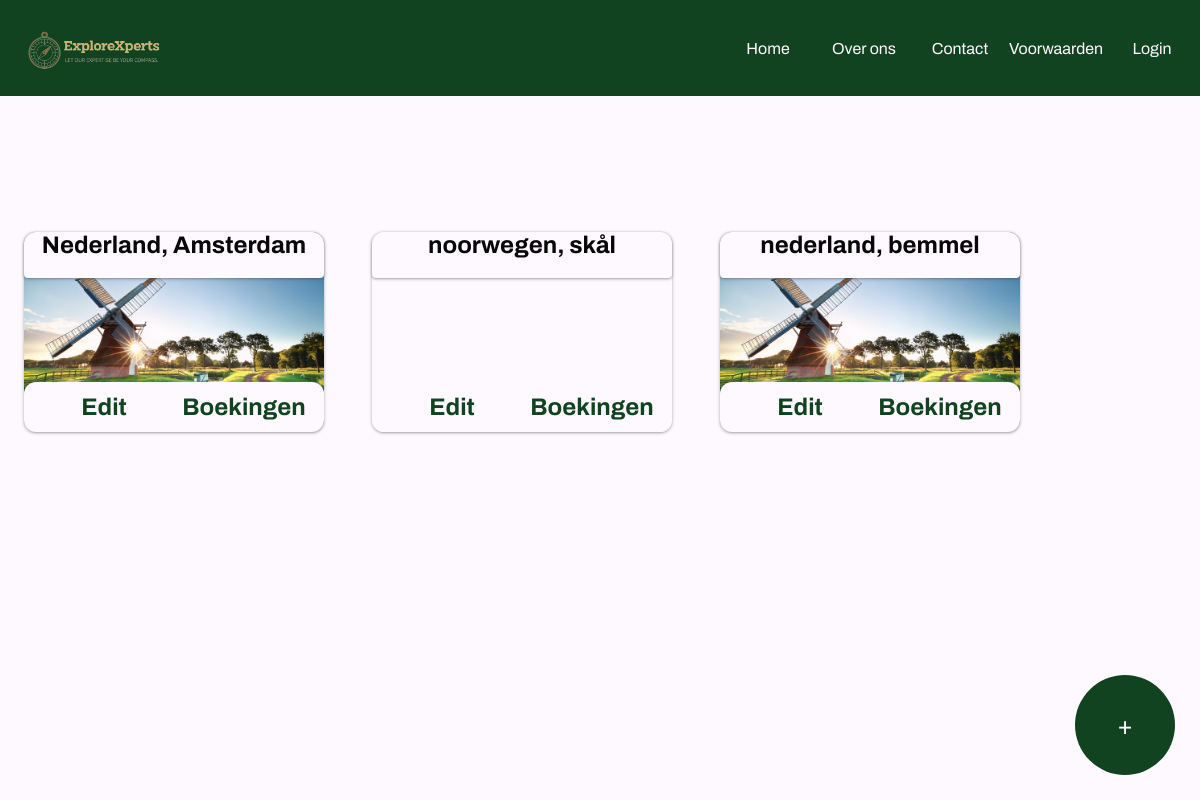
Page /admin-panel.php on the committed database.
### tables this page shows
CREATE TABLE `reizen` (
  `id` int(11) NOT NULL,
  `land` text DEFAULT NULL,
  `preis` double DEFAULT NULL,
  `vertrekDatum` date DEFAULT NULL,
  `terugkomstDatum` date DEFAULT NULL,
  `isAdvert` int(11) DEFAULT NULL,
  `plaats` text DEFAULT NULL,
  `beschrijving` text DEFAULT NULL,
  `wc` int(11) DEFAULT NULL,
  `slaapkamers` int(11) DEFAULT NULL,
  `oppervlakte_woning` int(11) DEFAULT NULL,
  `handicap_vriendelijk` int(11) DEFAULT NULL,
  `recensies` text NOT NULL
);

### admin-panel.php (the view, shortened to what this page needs)
<!DOCTYPE html>
<html lang="en">
<head>
    <link rel="stylesheet" href="css/main.css">
    <link rel="stylesheet" href="css/Sami.css">
    <link rel="stylesheet" href="css/Senna.css">
</head>
<body>
    <div class="admin-container">
        <?php
        require_once('php/config.php');
        require_once('php/nav.php');
    ?>
    <a href="admin-add.php" class="addbutton">+</a>
    <div class="admin-container">
        <?php
        $resultSet = $conn->query("SELECT * FROM reizen");
        while ($result = $resultSet->fetch()) {
            echo
            '
            <div class="admin-reis-item adbanner" style="background-image: url(assets/images/'.strtolower($result['land']).'bg.jpg)">
                <div class="admin-head-text">
                    <h2 id="admin-land-plaats-text">' . $result['land'] . ', ' . $result['plaats'] . '</h2>
                </div>
                <div class="admin-button-wrapper">
                    <a id="admin-edit-button" href="admin-edit.php?id='.$result['id'].'">Edit</a>
                    <a id="admin-boekingen-button" href="admin-boekingen.php?id='.$result['id'].'">Boekingen</a>
                </div>
            </div>
           ';
        }
        ?>
    </div>
</body>
</html>

### php/nav.php (shortened to what this page needs)
<nav>
    <h1>
    </h1>
    <div class="link-row">
        <a href="index.php">Home</a>
        <a href="over-ons.php">Over ons</a>
        <a href="contact.php">Contact</a>
        <a href="voorwaarden.php">Voorwaarden</a>
        <?php
            if (isset($_POST['logout'])) {
                session_destroy();
                header('index.php');
                echo "<a href='login.php'>Login</a>";
            } else {
                echo "<a href='login.php'>Login</a>";
            }
        ?>
    </div>
</nav>

### css/main.css (style rules this page uses)
* { margin: 0; padding: 0; font-family: "Archivo", sans-serif; }
:root { --Black: #080708; --Sand: #005004; --White: #fef9ff; --White-op: #fef9ffb1; --Blue: #114320; --Yellow: #106726; --LightBlue: #04240f; --Red: #ff101f; --Gray: #868686; --shadow: rgba(60, 64, 67, 0.3) 0px 1px 2px 0px, rgba(60, 64, 67, 0.15) 0px 1px 3px 1px; --shadow-yellow: #0b5810 0px 2px 4px 0px, #0b5810 0px 2px 6px 2px; }
body { background-color: var(--White); }
h1 { color: var(--White); font-size: 40px; }
h2 { width: 100%; text-align: center; color: var(--Gray); margin-bottom: 20px; }
a { text-decoration: none; color: var(--White); font-size: 25px; }
nav { width: 100vw; height: 12vh; display: flex; justify-content: space-between; align-items: center; background-color: var(--Blue); position: fixed; top: 0; left: 0; z-index: 10; }
nav > h1 { width: 100px; }
.link-row { display: flex; justify-content: space-between; width: 40%; }
.link-row > a { font-size: 16px; }

### css/Sami.css (style rules this page uses)
.admin-container { display: flex; flex-wrap: wrap; height: 86; width: auto; margin-top: 12vh; }
.admin-reis-item { box-shadow: var(--shadow); margin-left: 2vw; margin-right: 2vw; margin-bottom: 6vh; margin-top: 5vh; border-radius: 12px; width: 40vw; max-width: 300px; height: 200px; font-size: larger; font-weight: bold; display: flex; flex-direction: column; justify-content: space-between; background-size: cover; background-position: center; }
#admin-land-plaats-text { color: var(--Black); font-size: min(3vw, 24px); }
.admin-head-text { box-shadow: var(--shadow); border-radius: 12px; border-bottom-left-radius: 4px; border-bottom-right-radius: 4px; background-color: var(--White); }
.admin-button-wrapper { display: flex; width: 100%; background-color: var(--White); border-radius: 12px; justify-content: space-evenly; margin-top: 17%; }
#admin-boekingen-button { border-radius: 12px; display: flex; width: 10vw; height: 50px; font-size: min(2vw, 24px); justify-content: center; align-items: center; color: var(--Blue); background-color: var(--White); }
#admin-edit-button { border-radius: 12px; display: flex; width: 10vw; height: 50px; font-size: min(2vw, 24px); justify-content: center; align-items: center; color: var(--Blue); background-color: var(--White); }

### css/Senna.css (style rules this page uses)
nav > h1 { background-image: url("../assets/images/logo.png"); background-size: 50%; background-repeat: no-repeat; background-position: left; width: 30%; height: 100%; }
nav > .link-row > a { width: 200px; text-align: center; }
.addbutton { width: 100px; height: 100px; position: fixed; bottom: 25px; right: 25px; border-radius: 50%; background-color: var(--Blue); display: flex; justify-content: center; align-items: center; animation-name: fromright; animation-duration: 1s; }

### rows in the picture
reizen: land "Nederland", plaats "Amsterdam"
reizen: land "noorwegen", plaats "skål"
reizen: land (picture), land "nederland", plaats "bemmel"
